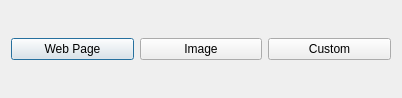
<?xml version="1.0" encoding="UTF-8"?>
<ui version="4.0">
 <class>Dialog</class>
 <widget class="QDialog" name="Dialog">
  <property name="geometry">
   <rect>
    <x>0</x>
    <y>0</y>
    <width>402</width>
    <height>98</height>
   </rect>
  </property>
  <property name="windowTitle">
   <string>Dialog</string>
  </property>
  <layout class="QHBoxLayout" name="horizontalLayout">
   <item>
    <widget class="QPushButton" name="btnWeb">
     <property name="text">
      <string>Web Page</string>
     </property>
    </widget>
   </item>
   <item>
    <widget class="QPushButton" name="btnFile">
     <property name="text">
      <string>Image</string>
     </property>
    </widget>
   </item>
   <item>
    <widget class="QPushButton" name="btnCustom">
     <property name="text">
      <string>Custom</string>
     </property>
    </widget>
   </item>
  </layout>
 </widget>
 <resources/>
 <connections/>
</ui>
